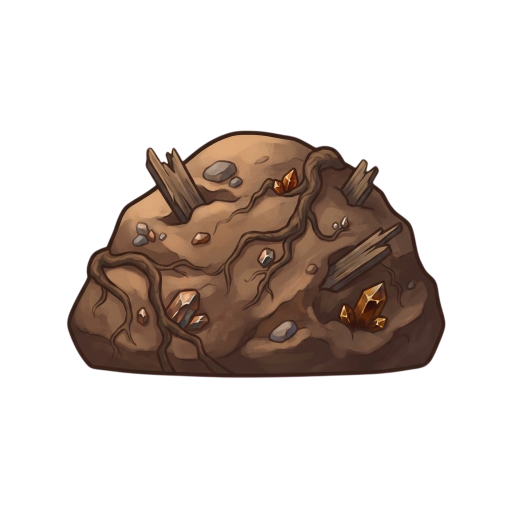
#> input picture art-source/rocks/zone1.png, 1024 x 1024 px, given in place of zonezone1.png.png, which was not available (shown at 1/2 size)
$ python -i preparer-zones.py   (imports and definitions only)
#> lines starting #> are read from the running program, lines starting #| are printed output that depends on the picture; pictures that were not available may be replaced by others from this repository, and a replacement may not be noted
"""Prépare les décors et les rochers des zones données pour le jeu.

- Rocher (`art-source/rocks/zoneN.png`, fond vert) : le vert est retiré par « démélange », pour garder propres les
  lueurs semi-transparentes (champignons, poussière de fée), puis l'image est recadrée et mise à 260 px de haut,
  comme les rochers des zones 1 à 10.
- Fond (`art-source/backgrounds/zoneN.png`) : converti tel quel en WebP.

Usage, depuis la racine du dépôt : python art-source/rocks/preparer-zones.py 11 12 13
"""

import sys
from pathlib import Path

import numpy as np
from PIL import Image

ART = Path(__file__).parent.parent
PUBLIC = ART.parent / "frontend" / "public" / "assets"
ROCK_HEIGHT = 260
WEBP_QUALITY = 88
# Mesure du vert : g - max(r, b). Au-delà de FULL c'est le fond, en dessous de OPAQUE c'est le rocher.
GREEN_FULL = 120.0
GREEN_OPAQUE = 10.0
CONTENT_ALPHA = 40


def unmix_green(image: Image.Image) -> Image.Image:
    rgb = np.asarray(image.convert("RGB"), dtype=np.float64)
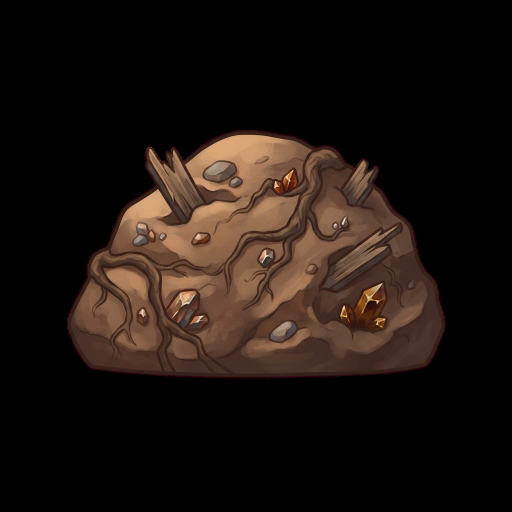
#> rgb: shape (1024, 1024, 3) float64 (shown at 1/2 size); mean R, G, B 29.2, 20.3, 15.4
    background = np.median(rgb[:16, :16].reshape(-1, 3), axis=0)
#> background = [0, 0, 0]
    greenness = rgb[..., 1] - np.maximum(rgb[..., 0], rgb[..., 2])
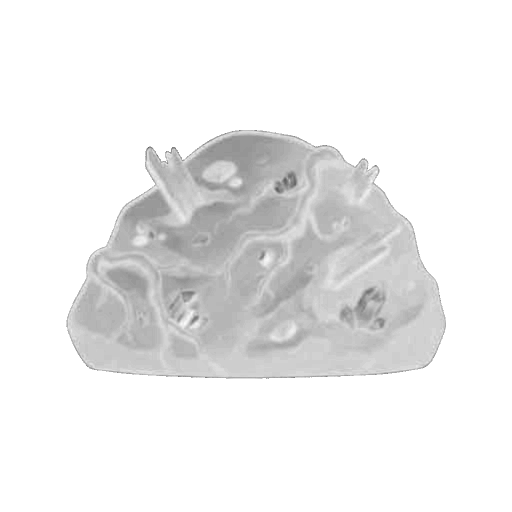
#> greenness: shape (1024, 1024) float64 (shown at 1/2 size); min -128, max 0, mean -8.94; drawn with min black and max white
    alpha = np.clip((GREEN_FULL - greenness) / (GREEN_FULL - GREEN_OPAQUE), 0.0, 1.0)
#> alpha: shape (1024, 1024) float64; every value is 1
    safe = np.maximum(alpha, 1e-3)[..., None]
    color = np.clip((rgb - (1 - alpha[..., None]) * background) / safe, 0, 255)
    return Image.fromarray(np.dstack([color, alpha * 255]).round().astype(np.uint8), "RGBA")


def prepare_rock(zone: int) -> None:
    rock = unmix_green(Image.open(ART / "rocks" / f"zone{zone}.png"))
    box = rock.getchannel("A").point(lambda value: 255 if value > CONTENT_ALPHA else 0).getbbox()
#> box = (0, 0, 1024, 1024)
    if box is None:
        raise ValueError(f"rocher de la zone {zone} vide après détourage")
    rock = rock.crop(box)
    width = round(rock.width * ROCK_HEIGHT / rock.height)
#> width = 260
    rock.resize((width, ROCK_HEIGHT), Image.LANCZOS).save(PUBLIC / "rocks" / f"zone{zone}.webp", quality=WEBP_QUALITY)
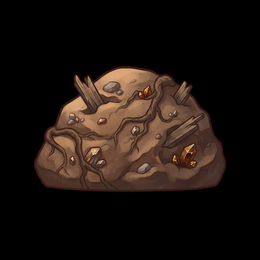
#> saved as zonezone1.png.webp: PIL image 260x260 RGBA; mean R, G, B, A 29.2, 20.3, 15.4, 255


def prepare_background(zone: int) -> None:
    background = Image.open(ART / "backgrounds" / f"zone{zone}.png").convert("RGB")
    background.save(PUBLIC / "backgrounds" / f"zone{zone}.webp", quality=WEBP_QUALITY)


# [4 lines not run here, left out]

>>> result = prepare_rock('zone1.png')

$ run again, on art-source/rocks/zone13.png
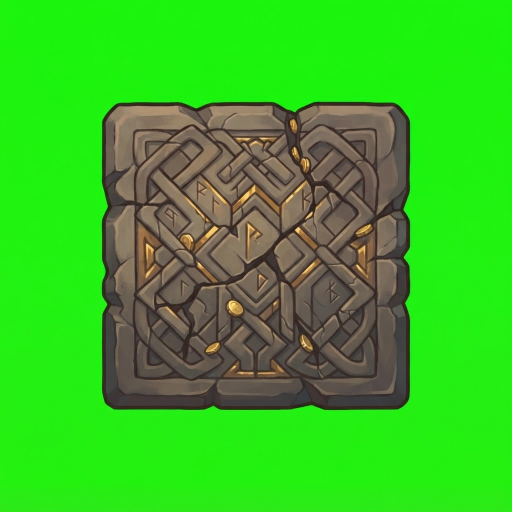
#> input picture art-source/rocks/zone13.png, 1024 x 1024 px, given in place of zonezone13.png.png, which was not available (shown at 1/2 size)
#> background = [29, 245, 14]
#> in unmix_green, `return Image.fromarray(np.dstack([color, alpha * 255]).round().astype(..`:
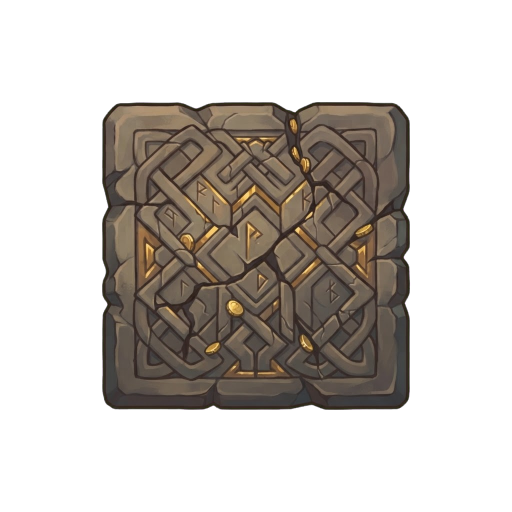
#> returned value: PIL image 1024x1024 RGBA (shown at 1/2 size); mean R, G, B, A 150.9, 31.8, 144.4, 90.4; transparent parts drawn white
#> box = (204, 204, 820, 820)
#> in prepare_rock, `rock.resize((width, ROCK_HEIGHT), Image.LANCZOS).save(PUBLIC / "rocks"..`:
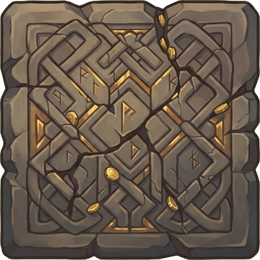
#> saved as zonezone13.png.webp: PIL image 260x260 RGBA; mean R, G, B, A 99.8, 85.5, 72.2, 249.8; transparent parts drawn white

$ run again, on art-source/rocks/zone15.png
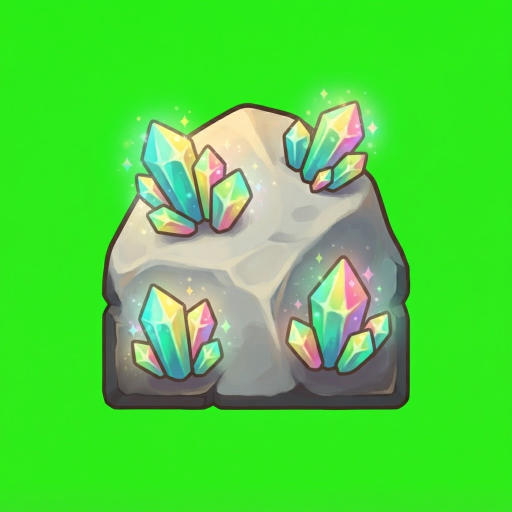
#> input picture art-source/rocks/zone15.png, 1024 x 1024 px, given in place of zonezone15.png.png, which was not available (shown at 1/2 size)
#> background = [42, 237, 21]
#> in unmix_green, `return Image.fromarray(np.dstack([color, alpha * 255]).round().astype(..`:
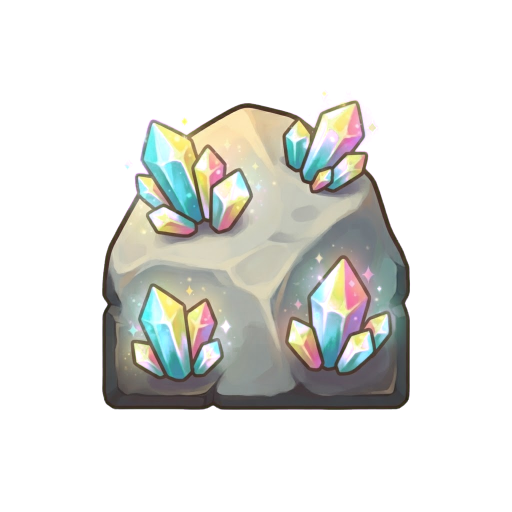
#> returned value: PIL image 1024x1024 RGBA (shown at 1/2 size); mean R, G, B, A 191.4, 80.8, 206.3, 76; transparent parts drawn white
#> box = (204, 179, 820, 820)
#> in prepare_rock, `rock.resize((width, ROCK_HEIGHT), Image.LANCZOS).save(PUBLIC / "rocks"..`:
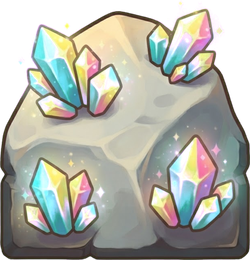
#> saved as zonezone15.png.webp: PIL image 250x260 RGBA; mean R, G, B, A 133.5, 134.9, 127.1, 201.8; transparent parts drawn white
